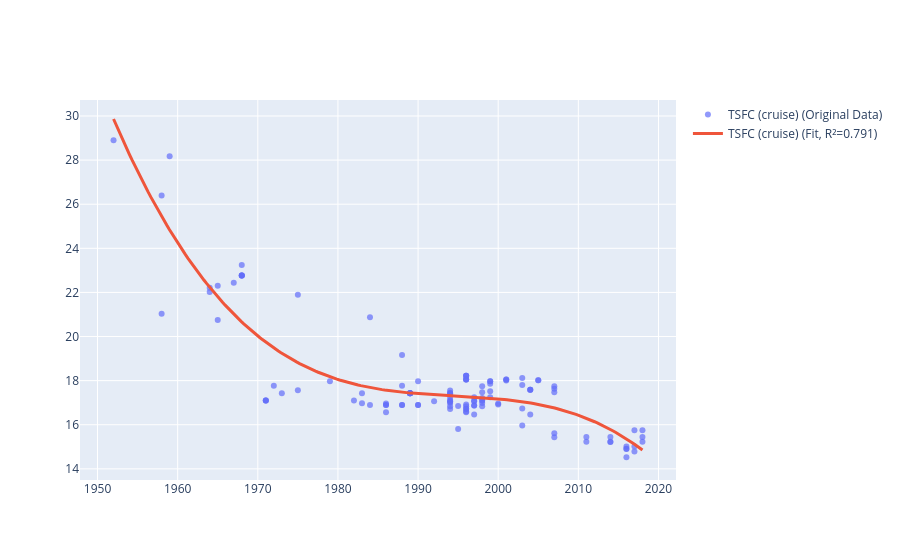

Source (notebook cell):
### Code cell
poly_engines = _compute_polynomials_from_dataframe(
    df_merged,
    col_name_x='YOI',
    col_name_y='TSFC (cruise)',
    degree=3,
    plot=True
)

### Figure 1 — Plotly figure (JSON) as saved in the notebook; plotly's stock layout.template omitted (floating-point values rounded to 4 significant figures; data arrays with more than 128 entries replaced by an {"elided": "..."} marker saying what was removed)
{"data": [{"marker": {"opacity": 0.7}, "mode": "markers", "name": "TSFC (cruise) (Original Data)", "type": "scatter", "x": {"elided": "136 float values"}, "y": {"elided": "136 float values"}}, {"line": {"width": 3}, "mode": "lines", "name": "TSFC (cruise) (Fit, R²=0.791)", "type": "scatter", "x": {"elided": "200 float values"}, "y": {"elided": "200 float values"}}], "layout": {}}
